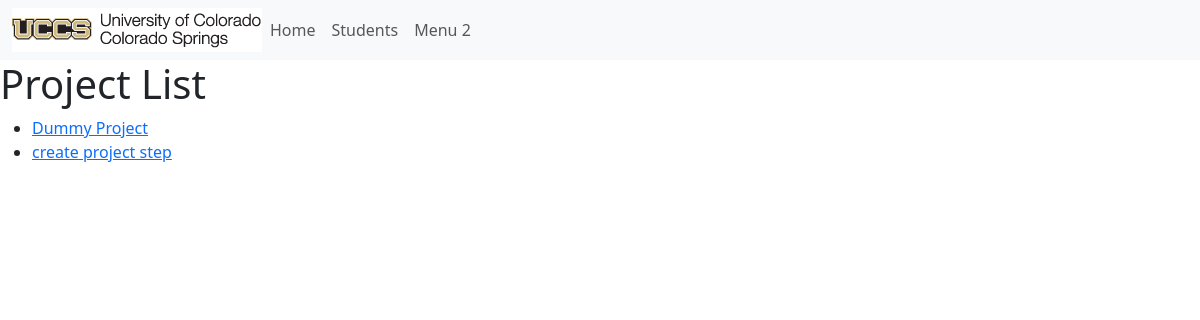
The page /projects/ on the database as committed earlier.
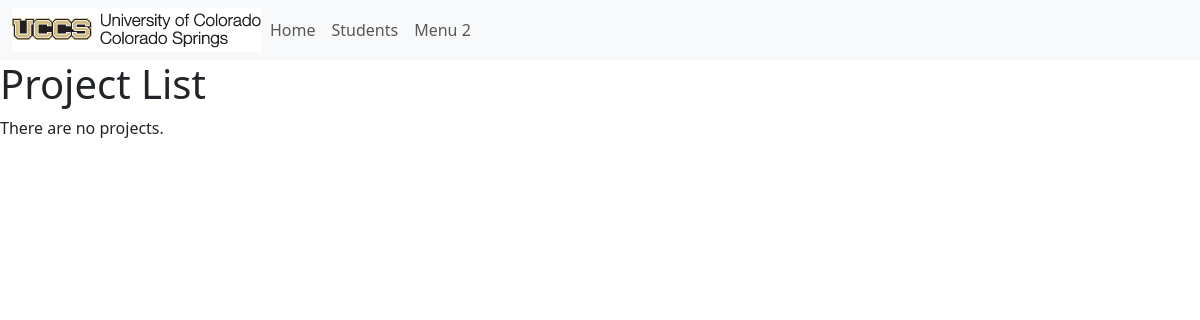
The same page on the database as committed later.
### portfolio_app/models.py (models this page shows, shortened)
class Project(models.Model):
    title = models.CharField(max_length=200)
    description = models.TextField()
    portfolio = models.ForeignKey(Portfolio, on_delete=models.CASCADE, default=None)
    def get_absolute_url(self):
        return reverse('project-detail', args=[str(self.id)])

### portfolio_app/views.py (the view)
# urls.py: path('projects/', views.ProjectListView.as_view(), name='projects'),
class ProjectListView(generic.ListView):
    model = Project

### portfolio_app/templates/portfolio_app/project_list.html
{% extends 'portfolio_app/base_template.html' %}
{% block content %}
<h1>Project List</h1>
{% if project_list %}
<ul>
    {% for project in project_list %}
    <li>
        <a href="{{ project.get_absolute_url }}">{{ project.title }}</a>
    </li>
    {% endfor %}
</ul>
{% else %}
<p>There are no projects.</p>
{% endif %}
{% endblock %}

Rows that differ between the two databases and show on the page:
removed Project: title "Dummy Project"
removed Project: title "create project step"
Other text that changed with them:
text now shown: "There are no projects."
